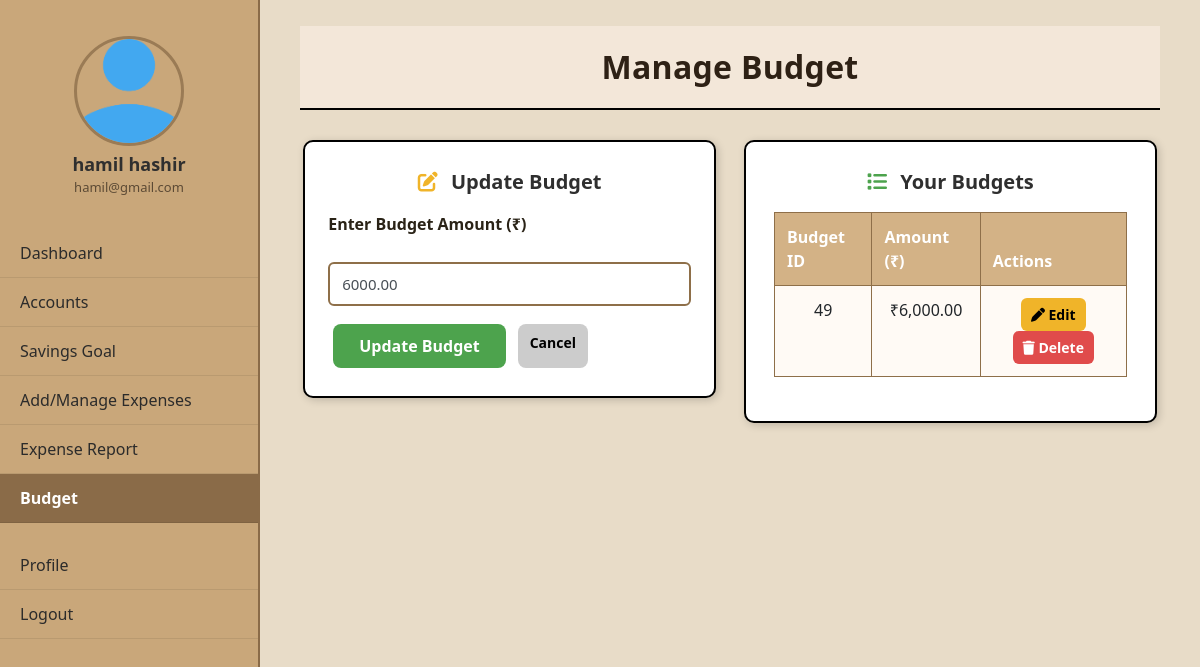
Page /budget.php?edit=49 (signed in) on the committed database.
### tables this page shows
CREATE TABLE `budget_table` (
  `budget_id` int(11) NOT NULL,
  `user_id` int(11) NOT NULL,
  `amount` decimal(10,2) DEFAULT NULL
);

### session.php (called while the page is built, shortened)
<?php
include("config.php");
class UserSession {
    private $userId;
    private $email;
    private $firstName;
    private $lastName;
    private function checkSession() {
        if (isset($_SESSION['user_id']) && isset($_SESSION['firstname']) && isset($_SESSION['lastname']) && isset($_SESSION['useremail'])) {
            $this->userId = $_SESSION['user_id'];
            $this->firstName = $_SESSION['firstname'];
            $this->lastName = $_SESSION['lastname'];
            $this->email = $_SESSION['useremail'];
        }
    }
    public function getUserId() {
        return $this->userId;
    }
    public function getUserName() {
        return $this->firstName . " " . $this->lastName;
    }
    public function getUserEmail() {
        return $this->email;
    }
}
$userSession = new UserSession($con);
$userid = $userSession->getUserId();
$username = $userSession->getUserName();
$useremail = $userSession->getUserEmail();
?>

### budget.php (the view, shortened to what this page needs)
<?php
include("session.php");
class Budget {
    public static function getBudgets($conn, $userId) {
        $stmt = $conn->prepare("SELECT * FROM budget_table WHERE user_id=? ORDER BY budget_id DESC");
        $stmt->bind_param("i", $userId);
        $stmt->execute();
        return $stmt->get_result();
    }
    public static function getBudget($conn, $userId, $budgetId) {
        $stmt = $conn->prepare("SELECT * FROM budget_table WHERE user_id=? AND budget_id=?");
        $stmt->bind_param("ii", $userId, $budgetId);
        $stmt->execute();
        return $stmt->get_result()->fetch_assoc();
    }
}
$update = false;
$amount = "";
if (isset($_GET['edit'])) {
    $update = true;
    $budgetId = $_GET['edit'];
    $record = Budget::getBudget($con, $userid, $budgetId);
    if ($record) $amount = $record['amount'];
}
?>
<!DOCTYPE html>
<html lang="en">
<head>
<link href="css/bootstrap.css" rel="stylesheet">
<link href="https://cdnjs.cloudflare.com/ajax/libs/font-awesome/6.0.0/css/all.min.css" rel="stylesheet">
</head>
<body>
<div class="sidebar">
  <div class="user">
    <img src="uploads/default_profile.png" alt="profile">
    <h5><?php echo htmlspecialchars($username); ?></h5>
    <p><?php echo htmlspecialchars($useremail); ?></p>
  </div>
  <div class="list">
    <a href="index.php">Dashboard</a>
    <a href="account.php">Accounts</a>
    <a href="savings.php">Savings Goal</a>
    <a href="transaction.php">Add/Manage Expenses</a>
    <a href="report.php">Expense Report</a>
    <a href="budget.php" class="active">Budget</a>
  </div>
  <div class="list" style="margin-top:18px;">
    <a href="profile.php">Profile</a>
    <a href="logout.php">Logout</a>
  </div>
</div>
<div class="main">
  <div class="header">
    <h1>Manage Budget</h1>
  </div>
  <div class="boxes">
    <div class="box box-left">
      <h4><?php echo $update ? '<i class="fa-solid fa-pen-to-square" style="color:#f0b429;margin-right:8px"></i> Update Budget' : '<i class="fa-solid fa-plus-circle" style="color:#4DA34D;margin-right:8px"></i> Add New Budget'; ?></h4>
      <form method="POST">
        <div class="form-row">
          <label for="bud_amount">Enter Budget Amount (₹)</label>
          <div class="control">
            <input id="bud_amount" name="bud_amount" class="form-control" type="number" placeholder="Enter amount" value="<?php echo htmlspecialchars($amount); ?>" required>
          </div>
        </div>
        <div style="display:flex; justify-content:flex-start; gap:12px; margin-top:8px;">
          <?php if ($update): ?>
            <button type="submit" name="update" class="btn-green">Update Budget</button>
            <a href="budget.php" class="action-btn" style="background:#ccc;color:#000;border-radius:8px;padding:8px 12px;text-decoration:none;">Cancel</a>
          <?php else: ?>
            <button type="submit" name="add" class="btn-green">Add Budget</button>
          <?php endif; ?>
        </div>
      </form>
    </div>
    <div class="box box-right">
      <h4><i class="fa-solid fa-list" style="color:#4DA34D;margin-right:8px;"></i> Your Budgets</h4>
      <div class="table-wrap">
        <table class="table">
          <thead>
            <tr>
              <th>Budget ID</th>
              <th>Amount (₹)</th>
              <th>Actions</th>
            </tr>
          </thead>
          <tbody>
            <?php
            $budgets = Budget::getBudgets($con, $userid);
            if ($budgets && $budgets->num_rows > 0):
              while ($row = $budgets->fetch_assoc()):
            ?>
            <tr>
              <td><?php echo $row['budget_id']; ?></td>
              <td>₹<?php echo number_format($row['amount'], 2); ?></td>
              <td>
                <a class="action-btn btn-edit" href="budget.php?edit=<?php echo $row['budget_id']; ?>"><i class="fa fa-pen"></i> Edit</a>
                <a class="action-btn btn-delete" href="budget.php?delete=<?php echo $row['budget_id']; ?>" onclick="return confirm('⚠️ Are you sure you want to delete this budget?');"><i class="fa fa-trash"></i> Delete</a>
              </td>
            </tr>
            <?php
              endwhile;
            else:
            ?>
            <tr><td colspan="3" style="padding:20px;">No budgets found. Add one from the left.</td></tr>
            <?php endif; ?>
          </tbody>
        </table>
      </div>
    </div>
  </div>
</div>
</body>
</html>

### budget.php (style rules this page uses)
:root { --sidebar-w:260px; --cream:#E8DCC8; --sidebar:#C9A77A; --accent:#8a6b48; --panel-bg:#fff; --panel-border:#000; --panel-radius:10px; }
* { box-sizing:border-box }
body { margin:0; font-family:"Segoe UI", Roboto, sans-serif; background:var(--cream); color:#2f2f2f; }
.sidebar { position:fixed; left:0; top:0; width:var(--sidebar-w); height:100vh; background:var(--sidebar); border-right:2px solid var(--accent); padding-top:18px; }
.sidebar .user { text-align:center; padding:18px 10px; }
.sidebar .user img { width:110px; height:110px; border-radius:50%; border:3px solid #9a7b55; display:block; margin:0 auto 8px; }
.sidebar .user h5 { margin:6px 0 2px; font-size:18px; font-weight:600; }
.sidebar .user p { margin:0; font-size:13px; color:#5c4a35; }
.sidebar .list { margin-top:14px; padding:0; }
.sidebar .list a { display:block; padding:12px 20px; color:#2b2b2b; text-decoration:none; font-weight:500; border-bottom:1px solid rgba(0,0,0,0.08); }
.sidebar .list a.active { background:var(--accent); color:#fff; font-weight:700; }
.main { margin-left:var(--sidebar-w); padding:26px 40px; }
.header { background: #F3E7D9; padding:22px; text-align:center; border-bottom:2px solid #000; margin-bottom:30px; }
.header h1 { margin:0; font-size:32px; font-weight:700; color:#2e2115; letter-spacing:0.3px; }
.boxes { display:flex; gap:28px; align-items:flex-start; justify-content:center; }
.box { flex:1 1 0; min-width:300px; background:var(--panel-bg); border:2px solid var(--panel-border); border-radius:var(--panel-radius); padding:28px; box-shadow: 2px 2px 8px rgba(0,0,0,0.18); }
.box-left { max-width:48%; }
.box-right { max-width:48%; }
.box h4 { text-align:center; margin:0 0 18px; font-size:20px; font-weight:700; }
.form-row { display:flex; align-items:center; gap:18px; margin-bottom:18px; flex-wrap:wrap; }
.form-row label { width:220px; font-weight:700; color:#2a2317; }
.form-row .control { flex:1; min-width:160px; }
.form-control { width:100%; height:44px; padding:8px 12px; border-radius:6px; border:2px solid #8E6F49; font-size:15px; }
.btn-green { background:#4DA34D; color:white; border:none; padding:10px 26px; border-radius:8px; font-weight:700; font-size:16px; cursor:pointer; }
.table-wrap { margin-top:6px; }
.table { width:100%; border-collapse:collapse; margin-top:12px; }
.table thead th { background:#D3B286; color:#fff; padding:12px; border:1px solid #8E6F49; font-weight:700; }
.table tbody td { padding:12px; border:1px solid #8E6F49; background:#fffaf5; text-align:center; }
.action-btn { padding:6px 10px; border-radius:6px; font-weight:600; font-size:14px; text-decoration:none; display:inline-block; }
.btn-edit { background:#f0b429; color:#000; border:0; }
.btn-delete { background:#e04b4b; color:#fff; border:0; }

### rows in the picture
budget_table: bud_amount "6000.00", budget_id "49", amount "6,000.00"

### other values in the picture
$username "hamil hashir"
$useremail "hamil@gmail.com"
